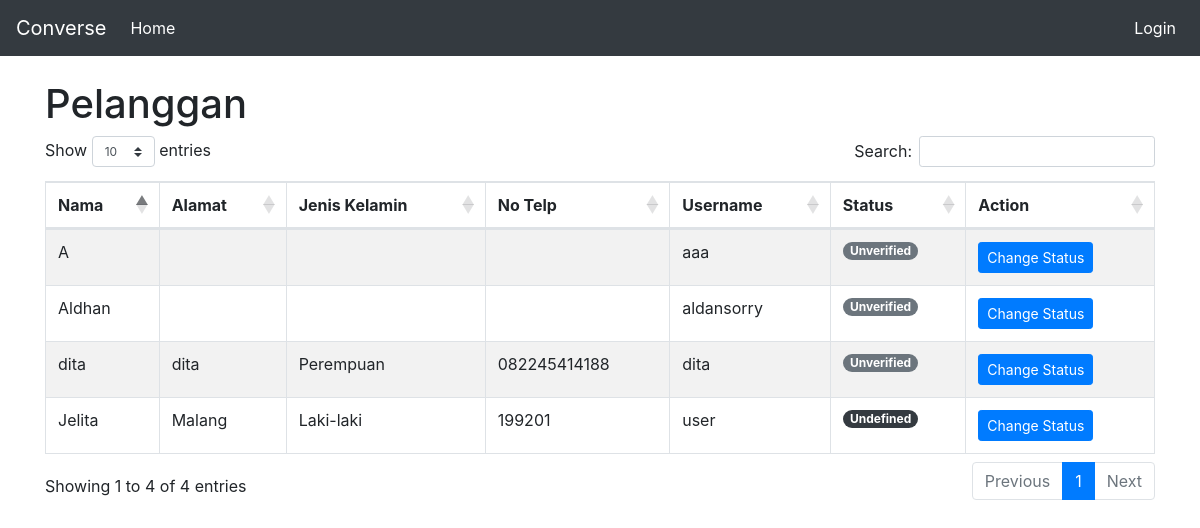
The app's page /index.php/pelanggan with its own data.
### tables this page shows
CREATE TABLE `pelanggan` (
  `id` int(11) NOT NULL,
  `nama` varchar(64) NOT NULL,
  `alamat` varchar(128) NOT NULL,
  `jeniskelamin` enum('Laki-laki','Perempuan') DEFAULT NULL,
  `nohp` varchar(16) NOT NULL,
  `email` varchar(64) NOT NULL,
  `username` varchar(64) NOT NULL,
  `password` varchar(255) NOT NULL,
  `image` varchar(255) NOT NULL,
  `status` int(11) NOT NULL DEFAULT '1',
  `status_comment` varchar(255) DEFAULT NULL,
  `datecreated` datetime NOT NULL DEFAULT CURRENT_TIMESTAMP,
  `isdeleted` varchar(255) DEFAULT NULL
);

### application/controllers/Pelanggan.php (called while the page is built, shortened)
<?php
class Pelanggan extends CI_Controller {
	public function __construct()
	{
		$this->load->model('Pelanggan_model');
	}
	public function index()
	{
		$data['pelanggan'] = $this->Pelanggan_model->getData();
		$this->load->view('pelanggan/pelanggan',$data);
	}
}

### index.php (called while the page is built, shortened)
<?php
require_once BASEPATH.'core/CodeIgniter.php';

### application/models/Pelanggan_model.php (called while the page is built, shortened)
<?php
class Pelanggan_model extends CI_Model {
	public function getData()
	{
		$this->db->select('*');
		$this->db->from("pelanggan");
		$query = $this->db->get();
		return $query->result_array();
	}
}

### application/views/pelanggan/pelanggan.php (the view, shortened to what this page needs)
<main role="main" class="container">
	<h1>Pelanggan</h1>
	<table class="table table-striped table-bordered" width="100%" id="example">
		<thead>
			<tr>
				<th>Nama</th>
				<th>Alamat</th>
				<th>Jenis Kelamin</th>
				<th>No Telp</th>
				<th>Username</th>
				<th>Status</th>
				<th>Action</th>
			</tr>
		</thead>
		<tbody>
			<?php foreach ($pelanggan as $key => $value): ?>
				<tr>
					<td><?php echo $value['nama'] ?></td>
					<td><?php echo $value['alamat'] ?></td>
					<td><?php echo $value['jeniskelamin'] ?></td>
					<td><?php echo $value['nohp'] ?></td>
					<td><?php echo $value['username'] ?></td>
					<td>
						<?php
						switch ($value['status']) {
							case 1:
							echo '<span class="badge badge-pill badge-secondary">Unverified</span>';
							break;
							default:
							echo '<span class="badge badge-pill badge-dark">Undefined</span>';
							break;
						} ?>
					</td>
					<td>
						<button type="button" class="btn btn-sm btn-primary" data-toggle="modal" data-target="#modal-change-status" data-id="<?php echo $value['id'] ?>">
							Change Status
						</button>
					</td>
				</tr>
			<?php endforeach ?>
		</tbody>
	</table>
</main>

### application/views/header.php (style rules this page uses)
body { min-height: 75rem; }

### records on screen
pelanggan: nama "Jelita", alamat "Malang", jeniskelamin "Laki-laki", nohp "199201", username "user", status "Undefined"
pelanggan: nama "A", username "aaa", status "Unverified"
pelanggan: nama "Aldhan", username "aldansorry", status "Unverified"
pelanggan: nama "dita", alamat "dita", jeniskelamin "Perempuan", nohp "082245414188", username "dita", status "Unverified"
